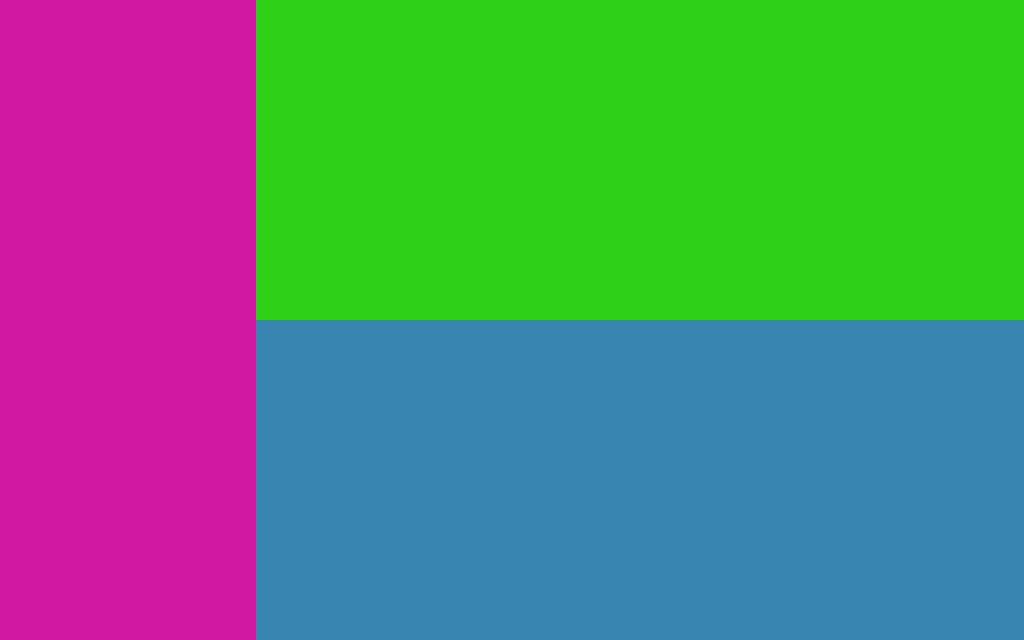

This is a level from a 2D game, rendered from its Tiled map with the project's own tilesets. A one-line summary and the map file follow, with tile-layer data summarised:
An orthogonal 16x10 tile map with 64x64 px tiles, 3 tile layers (purple, green, blue).

<map version="1.0" orientation="orthogonal" renderorder="right-down" width="16" height="10" tilewidth="64" tileheight="64">
 <properties>
  <property name="maxMoves" value="2" />
 </properties>
 <tileset firstgid="1" name="tiles" tilewidth="64" tileheight="64">
  <image source="tiles.jpg" width="640" height="128" />
 </tileset>
 <layer name="purple" width="16" height="10">
  <data>[160 cells, 40 non-empty, 1 distinct tile ids]</data>
 </layer>
 <layer name="green" width="16" height="10">
  <data>[160 cells, 60 non-empty, 1 distinct tile ids]</data>
 </layer>
 <layer name="blue" width="16" height="10">
  <data>[160 cells, 60 non-empty, 1 distinct tile ids]</data>
 </layer>
</map>
